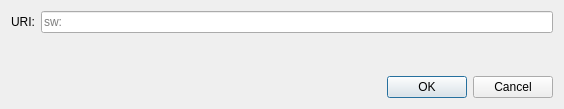
<?xml version="1.0" encoding="UTF-8"?>
<ui version="4.0">
 <class>OpenURIDialog</class>
 <widget class="QDialog" name="OpenURIDialog">
  <property name="geometry">
   <rect>
    <x>0</x>
    <y>0</y>
    <width>564</width>
    <height>109</height>
   </rect>
  </property>
  <property name="windowTitle">
   <string>Open URI</string>
  </property>
  <layout class="QVBoxLayout" name="verticalLayout">
   <item>
    <layout class="QHBoxLayout" name="horizontalLayout">
     <item>
      <widget class="QLabel" name="label">
       <property name="text">
        <string>URI:</string>
       </property>
      </widget>
     </item>
     <item>
      <widget class="QValidatedLineEdit" name="uriEdit">
       <property name="placeholderText">
        <string notr="true">sw:</string>
       </property>
      </widget>
     </item>
    </layout>
   </item>
   <item>
    <spacer name="verticalSpacer">
     <property name="orientation">
      <enum>Qt::Vertical</enum>
     </property>
     <property name="sizeHint" stdset="0">
      <size>
       <width>20</width>
       <height>40</height>
      </size>
     </property>
    </spacer>
   </item>
   <item>
    <widget class="QDialogButtonBox" name="buttonBox">
     <property name="orientation">
      <enum>Qt::Horizontal</enum>
     </property>
     <property name="standardButtons">
      <set>QDialogButtonBox::Cancel|QDialogButtonBox::Ok</set>
     </property>
    </widget>
   </item>
  </layout>
 </widget>
 <customwidgets>
  <customwidget>
   <class>QValidatedLineEdit</class>
   <extends>QLineEdit</extends>
   <header>qt/qvalidatedlineedit.h</header>
  </customwidget>
 </customwidgets>
 <resources/>
 <connections>
  <connection>
   <sender>buttonBox</sender>
   <signal>accepted()</signal>
   <receiver>OpenURIDialog</receiver>
   <slot>accept()</slot>
   <hints>
    <hint type="sourcelabel">
     <x>248</x>
     <y>254</y>
    </hint>
    <hint type="destinationlabel">
     <x>157</x>
     <y>274</y>
    </hint>
   </hints>
  </connection>
  <connection>
   <sender>buttonBox</sender>
   <signal>rejected()</signal>
   <receiver>OpenURIDialog</receiver>
   <slot>reject()</slot>
   <hints>
    <hint type="sourcelabel">
     <x>316</x>
     <y>260</y>
    </hint>
    <hint type="destinationlabel">
     <x>286</x>
     <y>274</y>
    </hint>
   </hints>
  </connection>
 </connections>
</ui>
